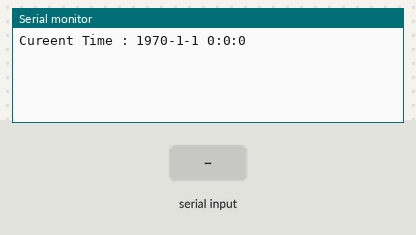
A sketch run on a simulated Arduino Uno, built with avr-gcc and run on an emulated ATmega328P. On the bench: the last lines printed to the serial monitor. The test bench sets the inputs (shaded band).

Above: at 1.2 s.
1.3 s: "2" received over Serial
At 3.4 s:
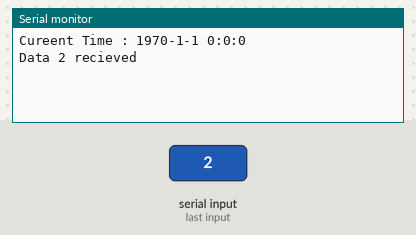
At 5.7 s:
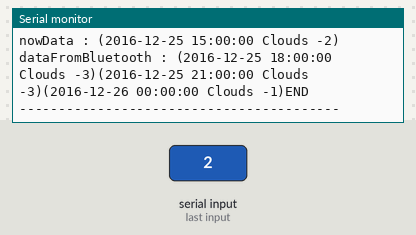
Timing chart, 0 to 7.2 s (numbered marks = the images above; inputs shaded):
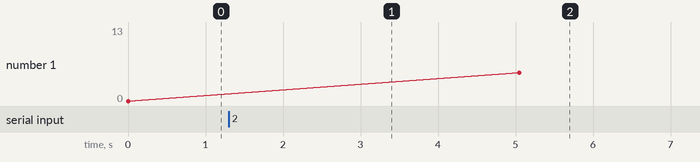

Measured:
- after the input at 1.3 s, the serial monitor: prints a new line after 0.71 s (image 1)
- plotted number 1: 0 → 13 after the input at 1.3 s

The sketch:

MyTimeAlarm.ino
```cpp
#include <TimeLib.h>
#include <TimeAlarms.h>

String dataFromBluetooth;
AlarmId threeHourAlarmId;

void setup() {
  // put your setup code here, to run once:
  Serial.begin(9600);
  //Alarm.timerRepeat(3, Repeats);  //3초마다 Repeat호출
  printTime();
}

void loop() {
  char ch;
   if (Serial.available()) {
    ch = Serial.read();
  }
  switch(ch) {
    //기본값
    case '1' :
    break;

    //블루투스 읽기
    case '2' :
    Serial.println("Data 2 recieved");
    //dataFromBluetooth = "(2016-12-23 15:00:00 Clear -4)(2016-12-23 18:00:00 Clouds -6)(2016-12-23 21:00:00 Clear -9)(2016-12-24 00:00:00 Clouds -7)(2016-12-24 03:00:00 Clear 0)(2016-12-24 06:00:00 Clear 2)(2016-12-24 09:00:00 Clouds -3)(2016-12-24 12:00:00 Clouds -7)(2016-12-24 15:00:00 Clear -9)(2016-12-24 18:00:00 Clouds -10)(2016-12-24 21:00:00 Clear -10)(2016-12-25 00:00:00 Clouds -7)(2016-12-25 03:00:00 Clouds 3)(2016-12-25 06:00:00 Clouds 5)(2016-12-25 09:00:00 Clouds 1)(2016-12-25 12:00:00 Clouds -2)(2016-12-25 15:00:00 Clouds -2)(2016-12-25 18:00:00 Clouds -3)(2016-12-25 21:00:00 Clouds -3)(2016-12-26 00:00:00 Clouds -1)END";
    dataFromBluetooth = "(2016-12-25 15:00:00 Clouds -2)(2016-12-25 18:00:00 Clouds -3)(2016-12-25 21:00:00 Clouds -3)(2016-12-26 00:00:00 Clouds -1)END";
    threeHourAlarmId =  Alarm.timerRepeat(3, Repeats);  //3초마다 Repeat호출
    ch = 3; //LED 제어로 상태 바꿈
    break;

    //LED 제어
    case '3' :
    break;
  }//switch 끝

  delay(1000);
  Alarm.delay(1000);
}

void Repeats(){
  Serial.println("------------Repeats() Function-----------");
  //데이터 없을 경우
  if(dataFromBluetooth.indexOf("END") < 30) {
    Serial.println("End of Data");
    Alarm.free(threeHourAlarmId);
  }
  printTime();
  Serial.println("3 second timer");

  //받아온 데이터의 첫번째 부분만 꺼내기
  String nowData = dataFromBluetooth.substring(dataFromBluetooth.indexOf("("),dataFromBluetooth.indexOf(")")+1);
  Serial.println("nowData : " + nowData);
  //첫번째 부분 제거
  dataFromBluetooth = dataFromBluetooth.substring(dataFromBluetooth.indexOf(nowData) + nowData.length());
  Serial.println("dataFromBluetooth : " + dataFromBluetooth);
  Serial.println("-----------------------------------------");
}

void printTime() {
  Serial.print("Cureent Time : ");
  Serial.print(year());
  Serial.print("-");
  Serial.print(month());
  Serial.print("-");
  Serial.print(day());
  Serial.print(" ");
  Serial.print(hour());
  Serial.print(":");
  Serial.print(minute());
  Serial.print(":");
  Serial.println(second());
}
```
